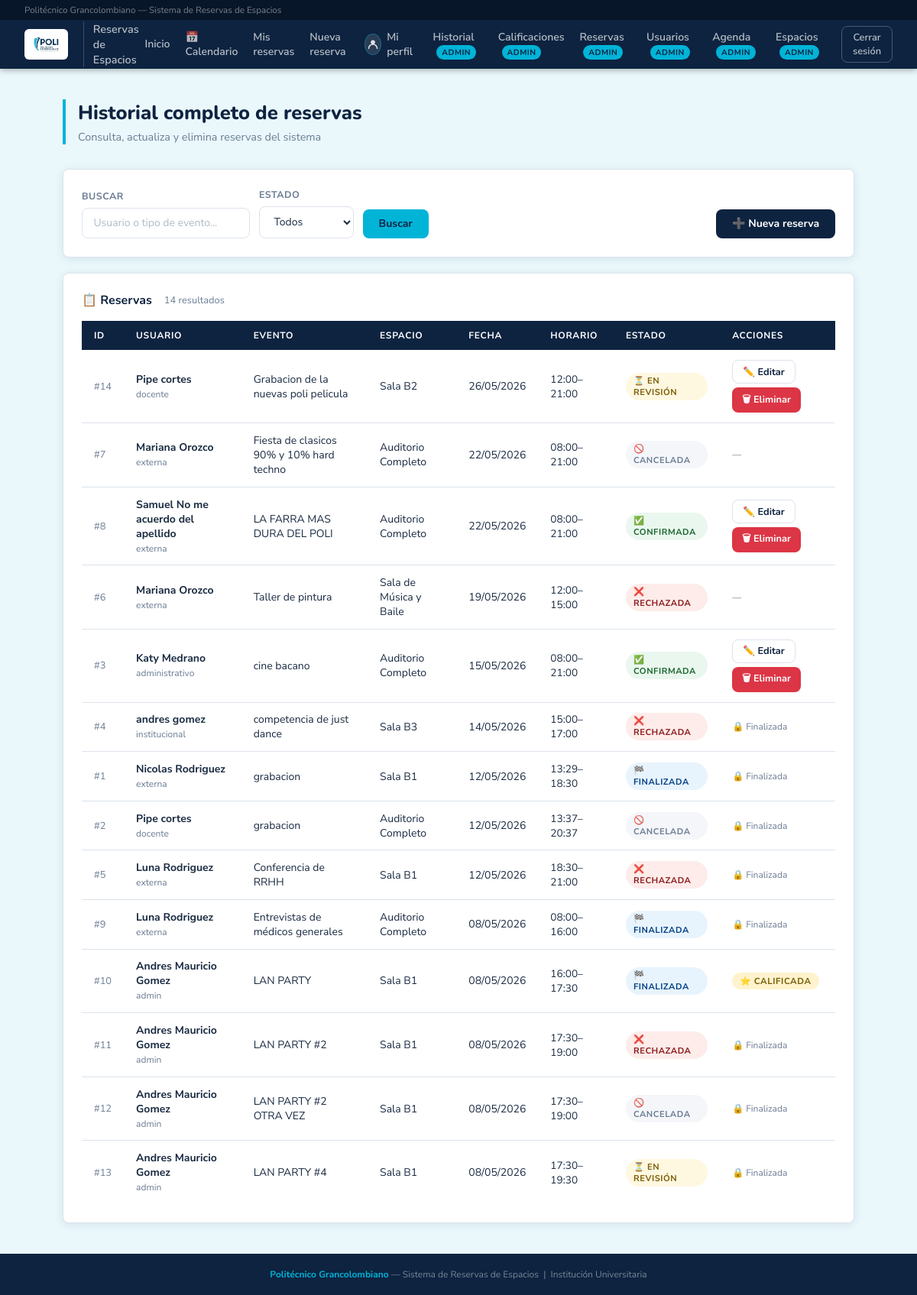
The app's page /admin/historial (signed in), older data.
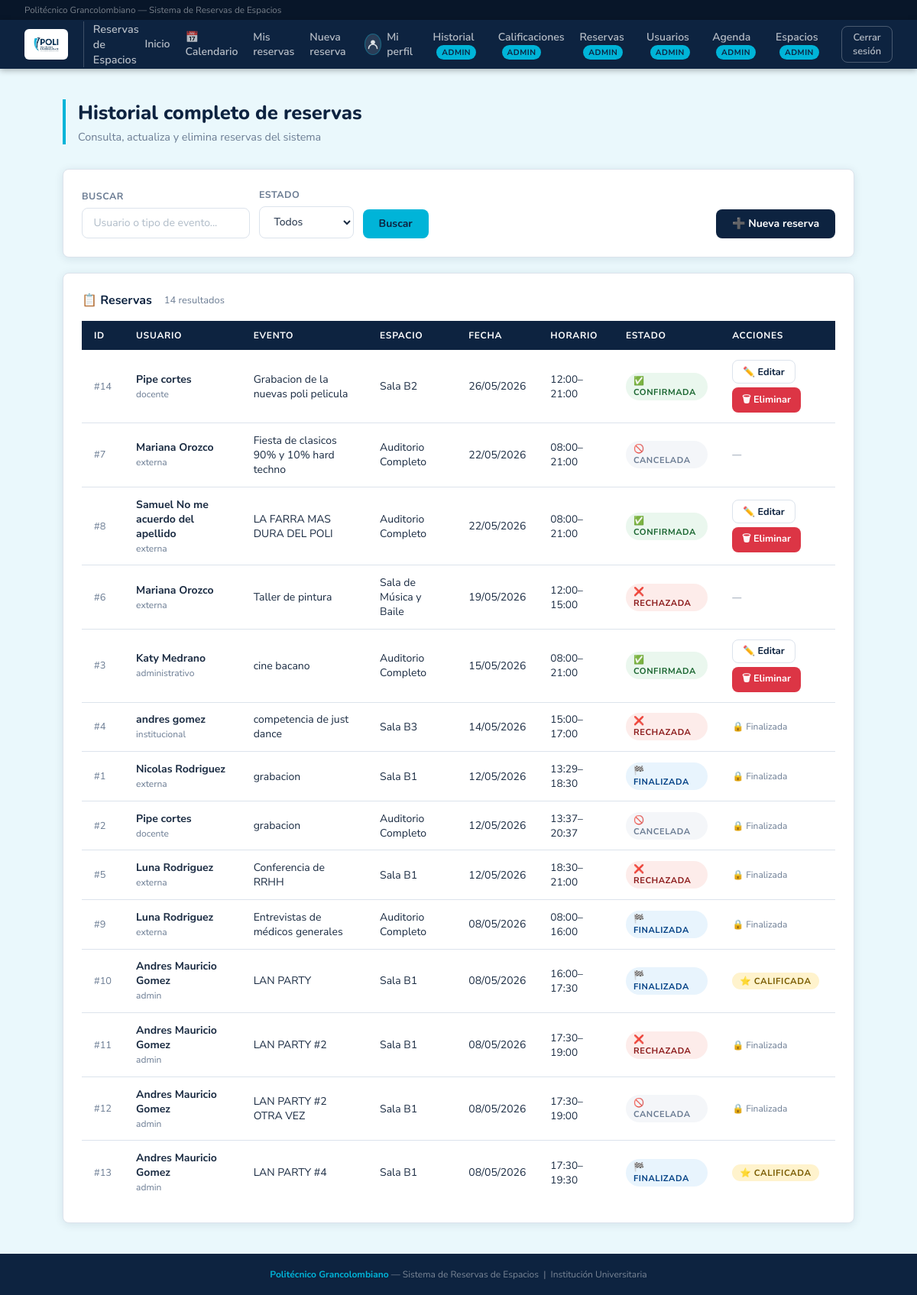
The same page, newer data.
### database.py (models this page shows, shortened)
class Reserva(Base):
    __tablename__ = "reserva"
    id            = Column(Integer, primary_key=True, autoincrement=True)
    cant_personas = Column(Integer, nullable=False)
    tipo_evento   = Column(String,  nullable=False)
    finalidad     = Column(String,  nullable=True)
    indumentaria          = Column(String, nullable=True)
    servicios_adicionales = Column(String, nullable=True)  # RF-11: sonido, video, sillas, etc.
    justificacion_rechazo = Column(String, nullable=True)  # Razón del rechazo (obligatoria al rechazar)
    fecha        = Column(Date,     nullable=False)
    hora_inicio  = Column(Time,     nullable=False)
    hora_fin     = Column(Time,     nullable=False)
    estado       = Column(String,   nullable=False, default="pendiente")
    usuario_id   = Column(Integer, ForeignKey("usuario.id"), nullable=False)
    usuario            = relationship("Usuario",               back_populates="reservas")
    espacios           = relationship("Espacio",               secondary=reserva_espacio, back_populates="reservas")
    calificacion       = relationship("Calificacion",          back_populates="reserva", uselist=False)
    personas_externas  = relationship("PersonaExternaReserva", back_populates="reserva",
                                      cascade="all, delete-orphan")

class Usuario(Base):
    __tablename__ = "usuario"
    id         = Column(Integer, primary_key=True, autoincrement=True)
    nombre     = Column(String, nullable=False)
    correo     = Column(String, nullable=False, unique=True)
    contrasena = Column(String, nullable=False)
    rol        = Column(String, nullable=False)  # 'docente' | 'administrativo' | 'externa' | 'admin'
    activo  = Column(Boolean, default=True, nullable=False)   # False = cuenta desactivada
    strikes = Column(Integer, default=0,    nullable=False)   # Reportes asignados por el admin
    cod_docente  = Column(String,  nullable=True)
    departamento = Column(String,  nullable=True)
    dependencia = Column(String, nullable=True)
    empresa  = Column(String, nullable=True)
    telefono = Column(String, nullable=True)
    reservas = relationship("Reserva", back_populates="usuario")
    __mapper_args__ = {
        "polymorphic_on": rol,
        "polymorphic_identity": "usuario",
    }

class Espacio(Base):
    __tablename__ = "espacio"
    id        = Column(Integer, primary_key=True, autoincrement=True)
    nombre    = Column(String,  nullable=False)
    capacidad = Column(Integer, nullable=False)
    costo_externo = Column(Numeric(12, 2), nullable=True)
    reservas  = relationship("Reserva", secondary=reserva_espacio, back_populates="espacios")

### app.py (the view, shortened to what this page needs)
@app.route("/admin/historial")
@requiere_login
@requiere_admin
def admin_historial():
    u = usuario_logueado()
    estado      = request.args.get("estado", "")
    fecha_desde = request.args.get("fecha_desde", "")
    fecha_hasta = request.args.get("fecha_hasta", "")
    busqueda    = request.args.get("busqueda", "").strip()
    espacio_id  = request.args.get("espacio_id", "")
    query = db.query(Reserva)
    if estado:
        query = query.filter(Reserva.estado == estado)
    if fecha_desde:
        try:
            fd = datetime.strptime(fecha_desde, "%Y-%m-%d").date()
            query = query.filter(Reserva.fecha >= fd)
        except ValueError:
            pass
    if fecha_hasta:
        try:
            fh = datetime.strptime(fecha_hasta, "%Y-%m-%d").date()
            query = query.filter(Reserva.fecha <= fh)
        except ValueError:
            pass
    if busqueda:
        query = query.join(Reserva.usuario).filter(
            Usuario.nombre.ilike(f"%{busqueda}%") |
            Usuario.correo.ilike(f"%{busqueda}%") |
            Reserva.tipo_evento.ilike(f"%{busqueda}%")
        )
    reservas = query.order_by(Reserva.fecha.desc()).all()
    espacios = db.query(Espacio).all()
    total_reservas  = db.query(Reserva).count()
    total_aprobadas = db.query(Reserva).filter_by(estado="aprobada").count()
    total_pend      = db.query(Reserva).filter_by(estado="pendiente").count()
    total_rechaz    = db.query(Reserva).filter_by(estado="rechazada").count()
    total_cancel    = db.query(Reserva).filter_by(estado="cancelada").count()
    cals = db.query(Calificacion).all()
    promedio_global = round(sum(c.puntuacion for c in cals) / len(cals), 1) if cals else None
    finalizadas_ids = {r.id for r in reservas if reserva_ha_finalizado(r)}
    return render_template(
        "admin_historial.html",
        usuario=u,
        reservas=reservas,
        espacios=espacios,
        finalizadas_ids=finalizadas_ids,
        total_reservas=total_reservas,
        total_aprobadas=total_aprobadas,
        total_pend=total_pend,
        total_rechaz=total_rechaz,
        total_cancel=total_cancel,
        promedio_global=promedio_global,
        filtro_estado=estado,
        filtro_fecha_desde=fecha_desde,
        filtro_fecha_hasta=fecha_hasta,
        filtro_busqueda=busqueda,
        filtro_espacio_id=espacio_id,
    )

### templates/admin_historial.html (shortened to what this page needs)
{% extends "base.html" %}
{% block content %}
<div class="page-header">
  <h1>Historial completo de reservas</h1>
  <p>Consulta, actualiza y elimina reservas del sistema</p>
</div>
<div class="card" style="margin-bottom:1.25rem;">
  <form method="GET" style="display:flex; gap:.75rem; flex-wrap:wrap; align-items:flex-end;">
    <div>
      <label style="display:block; font-size:.78rem; color:var(--muted); font-weight:700; text-transform:uppercase; margin-bottom:.4rem;">Buscar</label>
      <input type="text" name="busqueda" value="{{ filtro_busqueda }}" placeholder="Usuario o tipo de evento..."
        style="background:var(--white); border:1.5px solid var(--border); color:var(--text); padding:.6rem .9rem; border-radius:8px; font-family:inherit; font-size:.875rem; min-width:220px;"/>
    </div>
    <div>
      <label style="display:block; font-size:.78rem; color:var(--muted); font-weight:700; text-transform:uppercase; margin-bottom:.4rem;">Estado</label>
      <select name="estado" style="background:var(--white); border:1.5px solid var(--border); color:var(--text); padding:.6rem .9rem; border-radius:8px; font-family:inherit; font-size:.875rem;">
        <option value="" {% if not filtro_estado %}selected{% endif %}>Todos</option>
      </select>
    </div>
    <button type="submit" class="btn btn-primary">Buscar</button>
    <a href="{{ url_for('admin_crear_reserva') }}" class="btn btn-navy" style="margin-left:auto;">➕ Nueva reserva</a>
  </form>
</div>
<div class="card">
  <div class="card-title">
    📋 Reservas
    <span style="font-size:.8rem; font-weight:400; color:var(--muted); margin-left:.5rem;">{{ reservas|length }} resultado{{ 's' if reservas|length != 1 else '' }}</span>
  </div>
  {% if reservas %}
  <table>
    <thead>
      <tr>
        <th>ID</th><th>Usuario</th><th>Evento</th><th>Espacio</th>
        <th>Fecha</th><th>Horario</th><th>Estado</th><th>Acciones</th>
      </tr>
    </thead>
    <tbody>
      {% for r in reservas %}
      {% set ya_finalizo = r.id in finalizadas_ids %}
      <tr>
        <td style="color:var(--muted); font-size:.8rem;">#{{ r.id }}</td>
        <td>
          <strong>{{ r.usuario.nombre }}</strong><br>
          <span style="font-size:.75rem; color:var(--muted);">{{ r.usuario.rol }}</span>
        </td>
        <td>{{ r.tipo_evento }}</td>
        <td>{% for e in r.espacios %}{{ e.nombre }}{% endfor %}</td>
        <td>{{ r.fecha.strftime('%d/%m/%Y') }}</td>
        <td style="font-size:.85rem;">{{ r.hora_inicio.strftime('%H:%M') }}–{{ r.hora_fin.strftime('%H:%M') }}</td>
        <td>
          {% if r.estado == 'pendiente' %}
            <span class="pill" style="background:#fff8e1; color:#7a5c00;">⏳ En revisión</span>
          {% elif r.estado == 'aprobada' %}
            {% if ya_finalizo %}
              <span class="pill" style="background:#e8f4fd; color:#004085;">🏁 Finalizada</span>
            {% else %}
              <span class="pill" style="background:#eaf7ee; color:#1a6630;">✅ Confirmada</span>
            {% endif %}
          {% elif r.estado == 'rechazada' %}
            <span class="pill" style="background:#fdecea; color:#8b1a1a;">❌ Rechazada</span>
          {% else %}
            <span class="pill" style="background:#f4f6f9; color:var(--muted);">🚫 Cancelada</span>
          {% endif %}
        </td>
        <td>
          <div style="display:flex; gap:.3rem; flex-wrap:wrap;">
            {% if not ya_finalizo and r.estado in ['pendiente', 'aprobada'] %}
              <a href="{{ url_for('admin_modificar_reserva', rid=r.id) }}" class="btn btn-secondary btn-sm">✏️ Editar</a>
              <form method="POST" action="{{ url_for('admin_eliminar_reserva', rid=r.id) }}"
                    onsubmit="return confirm('¿Eliminar esta reserva permanentemente? Esta acción no se puede deshacer.')">
                <button type="submit" class="btn btn-danger btn-sm">🗑 Eliminar</button>
              </form>
            {% elif ya_finalizo %}
              {% if r.calificacion %}
                <span class="pill" style="background:#fff3cd; color:#7a5c00; font-size:.72rem;">⭐ Calificada</span>
              {% else %}
                <span style="font-size:.75rem; color:var(--muted);">🔒 Finalizada</span>
              {% endif %}
            {% else %}
              <span style="font-size:.75rem; color:var(--muted);">—</span>
            {% endif %}
          </div>
        </td>
      </tr>
      {% endfor %}
    </tbody>
  </table>
  {% else %}
  <p style="text-align:center; color:var(--muted); padding:2rem 0;">No hay reservas con ese criterio.</p>
  {% endif %}
</div>
{% endblock %}

### templates/base.html (shortened to what this page needs)
<!DOCTYPE html>
<html lang="es">
<head>
</head>
<body>
{% if session.usuario_id %}
<div class="topbar">
  <span>Politécnico Grancolombiano — Sistema de Reservas de Espacios</span>
</div>
<nav>
  <div class="nav-brand">
    <div class="nav-logo-wrap"><img class="nav-logo-img" src="{{ url_for('static', filename='img/logo_poli.png') }}" alt="Poli"/></div>
    <span class="nav-title">Reservas de Espacios</span>
  </div>
  <div class="nav-links">
    <a href="{{ url_for('dashboard') }}">Inicio</a>
    <a href="{{ url_for('calendario') }}">📅 Calendario</a>
    <a href="{{ url_for('mis_reservas') }}">Mis reservas</a>
    <a href="{{ url_for('reserva_nueva') }}">Nueva reserva</a>
    <a href="{{ url_for('perfil') }}" style="display:flex; align-items:center; gap:.45rem; font-size:.875rem; color:rgba(255,255,255,.7); transition:color .2s; font-weight:600; text-decoration:none;" onmouseover="this.style.color='var(--cyan)'" onmouseout="this.style.color='rgba(255,255,255,.7)'">
      <span style="display:inline-flex; align-items:center; justify-content:center; width:28px; height:28px; border-radius:50%; background:rgba(255,255,255,.12); border:1.5px solid rgba(0,180,216,.35);">
        <svg width="16" height="16" viewBox="0 0 52 52" fill="none">
          <circle cx="26" cy="17" r="9" fill="rgba(255,255,255,0.85)"/>
          <path d="M8 44c0-9.941 8.059-18 18-18s18 8.059 18 18" stroke="rgba(255,255,255,0.85)" stroke-width="5" stroke-linecap="round"/>
        </svg>
      </span>
      Mi perfil
    </a>
    {% if usuario and usuario.rol == 'admin' %}
      <a href="{{ url_for('admin_historial') }}">Historial <span class="nav-badge">Admin</span></a>
      <a href="{{ url_for('admin_calificaciones') }}">Calificaciones <span class="nav-badge">Admin</span></a>
      <a href="{{ url_for('admin_reservas') }}">Reservas <span class="nav-badge">Admin</span></a>
      <a href="{{ url_for('admin_usuarios') }}">Usuarios <span class="nav-badge">Admin</span></a>
      <a href="{{ url_for('admin_agenda') }}">Agenda <span class="nav-badge">Admin</span></a>
      <a href="{{ url_for('admin_espacios') }}">Espacios <span class="nav-badge">Admin</span></a>
    {% endif %}
    <a href="{{ url_for('logout') }}"><button class="btn-logout">Cerrar sesión</button></a>
  </div>
</nav>
{% endif %}
<main class="page">
  {% block content %}{% endblock %}
</main>
<footer>
  <strong>Politécnico Grancolombiano</strong> — Sistema de Reservas de Espacios &nbsp;|&nbsp; Institución Universitaria
</footer>
</body>
</html>

Row changes from the older to the newer data that the page shows:
changed Reserva "Grabacion de la nuevas poli pelicula": estado "⏳ EN REVISIÓN" → "✅ CONFIRMADA"
changed Reserva "LAN PARTY #4": estado "⏳ EN REVISIÓN" → "🏁 FINALIZADA"; text "🔒 Finalizada" → "⭐ CALIFICADA"
